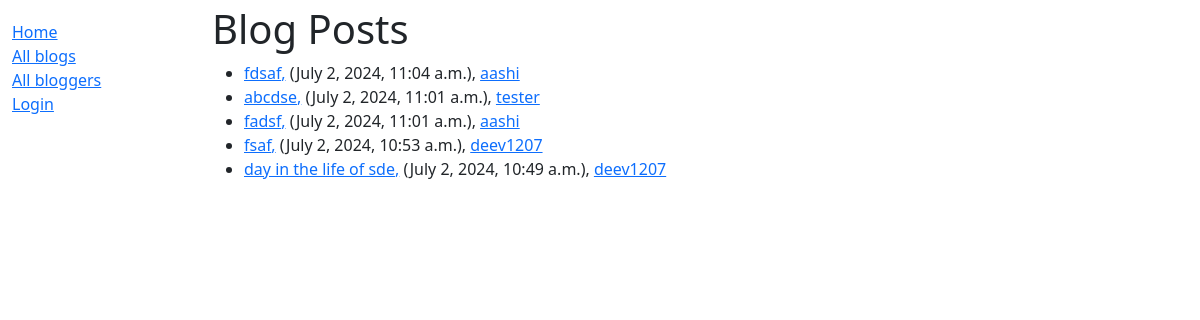
/blog/blogs/, run on the app's committed database.
### blog/models.py (models this page shows, shortened)
class Blog(models.Model):
    title = models.CharField(max_length=200)
    content = models.TextField()
    author = models.ForeignKey(Author, on_delete=models.CASCADE)
    created_at = models.DateTimeField(auto_now_add=True)
    updated_at = models.DateTimeField(auto_now=True)
    def get_absolute_url(self):
        return reverse('blog-detail', args=[str(self.id)])

class Author(models.Model):
    name =  models.CharField(max_length=200)
    def __str__(self):
        return self.name
    def get_absolute_url(self):
        return reverse('blogger-detail', args=[str(self.id)])

### blog/views.py (the view)
# urls.py: path('blogs/', views.BlogListView.as_view(), name='blogs'),
class BlogListView(generic.ListView):
    model = Blog
    paginate_by = 5
    def get_queryset(self):
        return Blog.objects.all().order_by('-created_at')

### blog/templates/blog/blog_list.html
{% extends "base_generic.html" %}
{% block content %}
  <h1>Blog Posts</h1>
  {% if blog_list %}
    <ul>
      {% for blog in blog_list %}
      <li>
        <a href="{{ blog.get_absolute_url }}">{{ blog.title }},</a>
        ({{blog.created_at}}),
        <a href="{{ blog.author.get_absolute_url }}">{{ blog.author }}</a>
      </li>
      {% endfor %}
    </ul>
  {% else %}
    <p>There are no books in the library.</p>
  {% endif %}
{% endblock %}

### data on the page
Blog: title "fdsaf", created_at "July 2, 2024, 11:04 a.m.", author "aashi"
Blog: title "abcdse", created_at "July 2, 2024, 11:01 a.m.", author "tester"
Blog: title "fadsf", created_at "July 2, 2024, 11:01 a.m.", author "aashi"
Blog: title "fsaf", created_at "July 2, 2024, 10:53 a.m.", author "deev1207"
Blog: title "day in the life of sde", created_at "July 2, 2024, 10:49 a.m.", author "deev1207"
